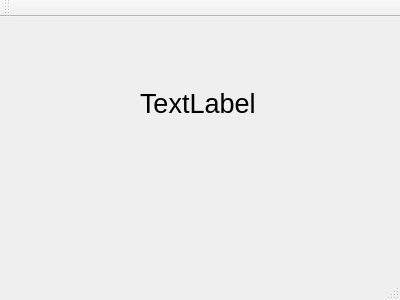
<?xml version="1.0" encoding="UTF-8"?>
<ui version="4.0">
 <class>MainWindow</class>
 <widget class="QMainWindow" name="MainWindow">
  <property name="geometry">
   <rect>
    <x>0</x>
    <y>0</y>
    <width>400</width>
    <height>300</height>
   </rect>
  </property>
  <property name="windowTitle">
   <string>MainWindow</string>
  </property>
  <widget class="QWidget" name="centralWidget">
   <widget class="QLabel" name="testLabel">
    <property name="geometry">
     <rect>
      <x>140</x>
      <y>61</y>
      <width>131</width>
      <height>51</height>
     </rect>
    </property>
    <property name="font">
     <font>
      <pointsize>20</pointsize>
     </font>
    </property>
    <property name="text">
     <string>TextLabel</string>
    </property>
   </widget>
  </widget>
  <widget class="QMenuBar" name="menuBar">
   <property name="geometry">
    <rect>
     <x>0</x>
     <y>0</y>
     <width>400</width>
     <height>20</height>
    </rect>
   </property>
  </widget>
  <widget class="QToolBar" name="mainToolBar">
   <attribute name="toolBarArea">
    <enum>TopToolBarArea</enum>
   </attribute>
   <attribute name="toolBarBreak">
    <bool>false</bool>
   </attribute>
  </widget>
  <widget class="QStatusBar" name="statusBar"/>
 </widget>
 <layoutdefault spacing="6" margin="11"/>
 <resources/>
 <connections/>
</ui>
